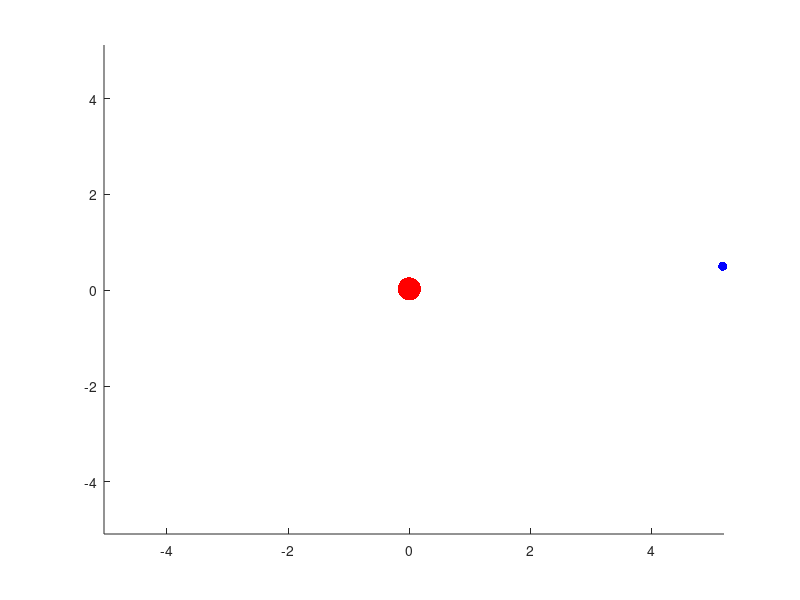
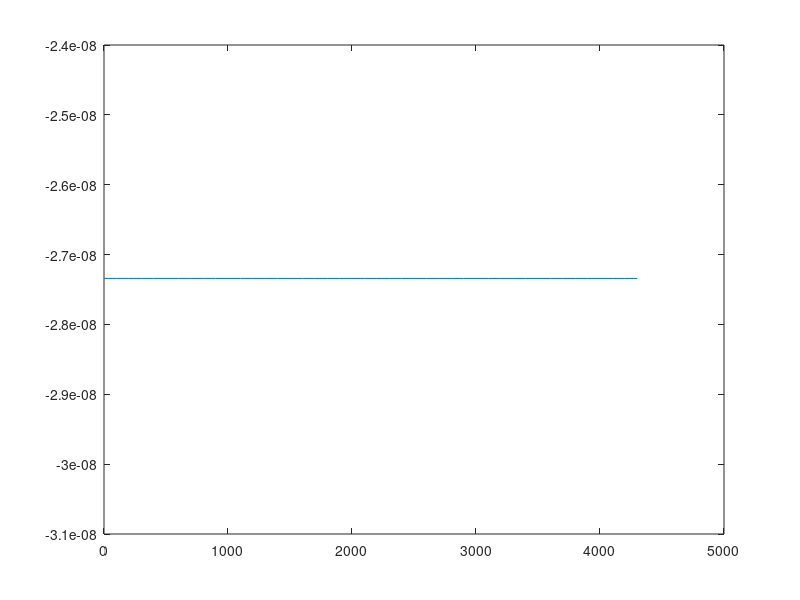

Write the MATLAB code that produced these figures, in order.
% Calculate and plot the trajectories of two bodies with
% the given parameters, acting under the force of gravity.
% binary() animates the orbits; binary(false) plots them instead.

function binary(animate)
    if nargin < 1
        animate = true;
    end

    au = 150e9;                % astronomical unit in meters
    day = 24 * 60 * 60;        % day in seconds
    sunmass = 2.0e30;          % mass of the sun in kg

    d = 779e9;                 % initial distance in meters
    v = 13e3;                  % initial velocity in meters per second
    m1 = 2.0e30;               % mass of the sun in kg
    m2 = 1.9e27;               % mass of Jupiter
    G = 6.67e-11;              % gravitation constant in N m^2 / kg^2
    period = 4332;             % one orbit in days
    end_time = period * day;   % period in seconds

    % scaling distances
    d = d / au;
    v = v / au;
    G = G / au^3;

    % scaling times
    end_time = end_time / day;
    v = v * day;
    G = G * day^2;

    % scaling masses
    m1 = m1 / sunmass;
    m2 = m2 / sunmass;
    G = G * sunmass;

    P1 = [0;0];       % simple initial conditions
    P2 = [d;0];
    V1 = [0;0];
    V2 = [0;v];

    options = odeset('RelTol', 1e-5);
    step = end_time/period*100;
    rate = @(t, W) rate_func(t, W, G, m1, m2);
    [T, M] = ode45(rate, [0:step:end_time], [P1; P2; V1; V2], options);
    if animate
        animate_func(T,M);
    else
        plot_func(M);
    end
    energy_func(T, M, G, m1, m2);
end

function animate_func(T,M)
    % animate the positions of the planets, assuming that the
    % columns of M are x1, y1, x2, y2.
    X1 = M(:,1);
    Y1 = M(:,2);

    X2 = M(:,3);
    Y2 = M(:,4);

    minmax = [min([X1;X2]), max([X1;X2]), min([Y1;Y2]), max([Y1;Y2])];

    for i=1:length(T)
        clf;
        hold on;
        axis(minmax);
        draw_func(X1(i), Y1(i), X2(i), Y2(i));
        drawnow;
        if i < length(T)
            dt = T(i+1) - T(i);
            speedup = 1000;
            pause(dt/speedup);
        end
    end
    hold off
    figure
end

function plot_func(M)
    % plot the orbits; the columns of M are x1, y1, x2, y2.
    plot(M(:,1), M(:,2), 'r.', M(:,3), M(:,4), 'b-')
    axis equal
    figure
end

function energy_func(T, M, G, m1, m2)
    for i=1:length(T)
        P1 = M(i,1:2);
        P2 = M(i,3:4);
        pe = potential_func(P1, P2, G, m1, m2);
        V1 = M(i,5:6);
        V2 = M(i,7:8);
        ke = kinetic_func(V1, m1) + kinetic_func(V2, m2);
        E(i) = ke + pe;
    end
    plot(T, E);
    loss = (E(1) - E(end)) / E(1)
end

function res = potential_func(P1, P2, G, m1, m2)
    r = norm(P1-P2);
    pe = -G * m1 * m2 / r;
    res = pe;
end

function res = kinetic_func(V, m)
    v = norm(V);
    ke = m * v^2 / 2;
    res = ke;
end

function draw_func(x1, y1, x2, y2)
    plot(x1, y1, 'r.', 'MarkerSize', 50);
    plot(x2, y2, 'b.', 'MarkerSize', 20);
end

function res = rate_func(t, W, G, m1, m2)
    % this is a slope function invoked by ode45
    n = length(W)/2;
    P = W(1:n);
    V = W(n+1:end);

    dRdt = V;
    dVdt = acceleration_func(t, P, V, G, m1, m2);

    res = [dRdt; dVdt];
end

function res = acceleration_func(t, P, V, G, m1, m2)
    % compute acceleration due to gravity
    P1 = P(1:2);
    P2 = P(3:4);

    F12 = gravity_force_func(P1, P2, m1, m2, G);

    A1 = F12 / m1;
    A2 = -F12 / m2;
    res = [A1; A2];
end

function Fg = gravity_force_func(P1, P2, m1, m2, G)
    % compute the force of gravity acting on a body at
    % P1 with mass m1, due to a body at P2 with mass m2
    R = P2 - P1;
    r = norm(R);
    Rhat = R/r;

    Fg = G * m1 * m2 / r^2 * Rhat;
end
